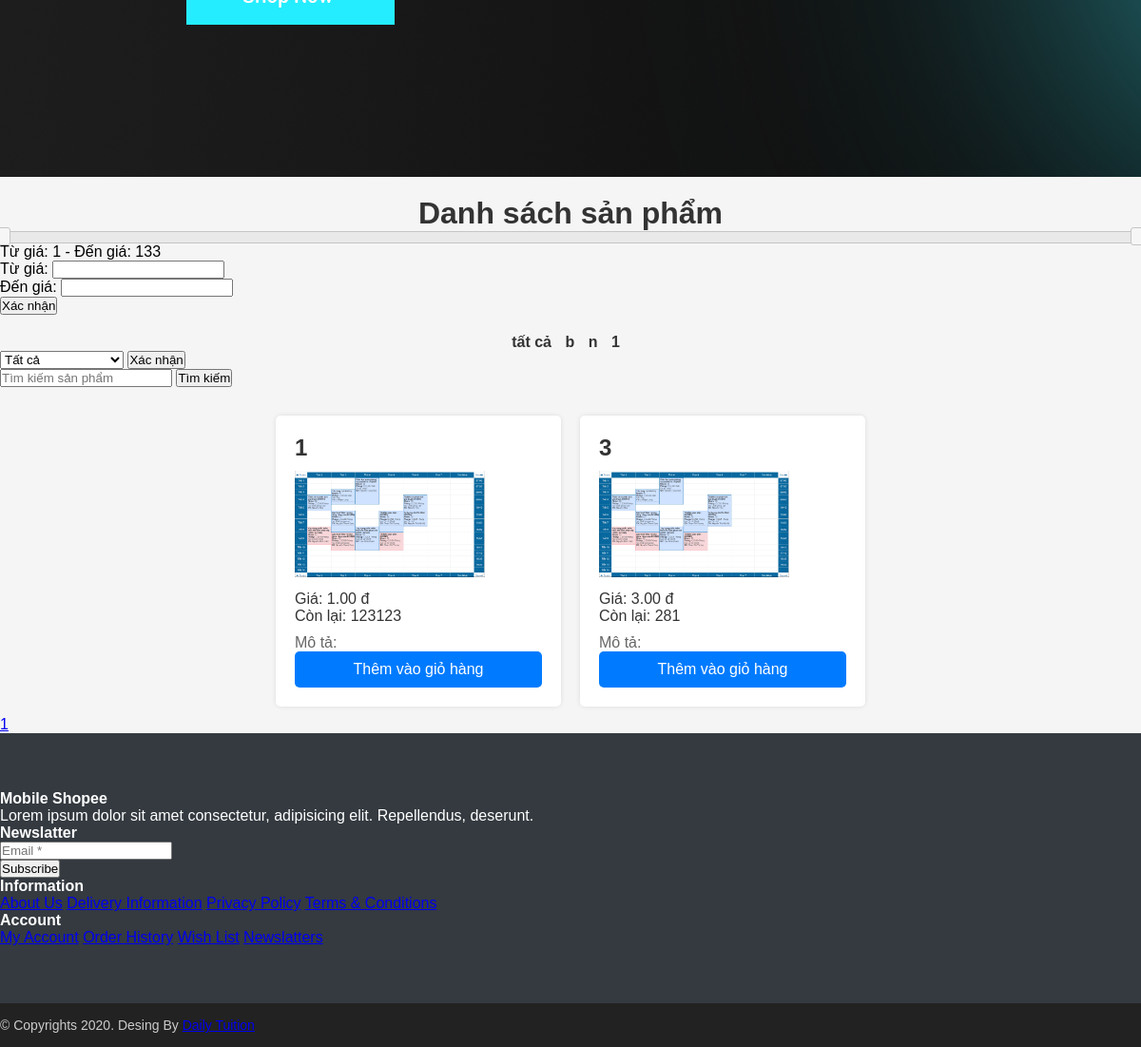
The app's page /user/index.php?ctrl=productControllerUser&action=index&id=5 (lower part), older data.
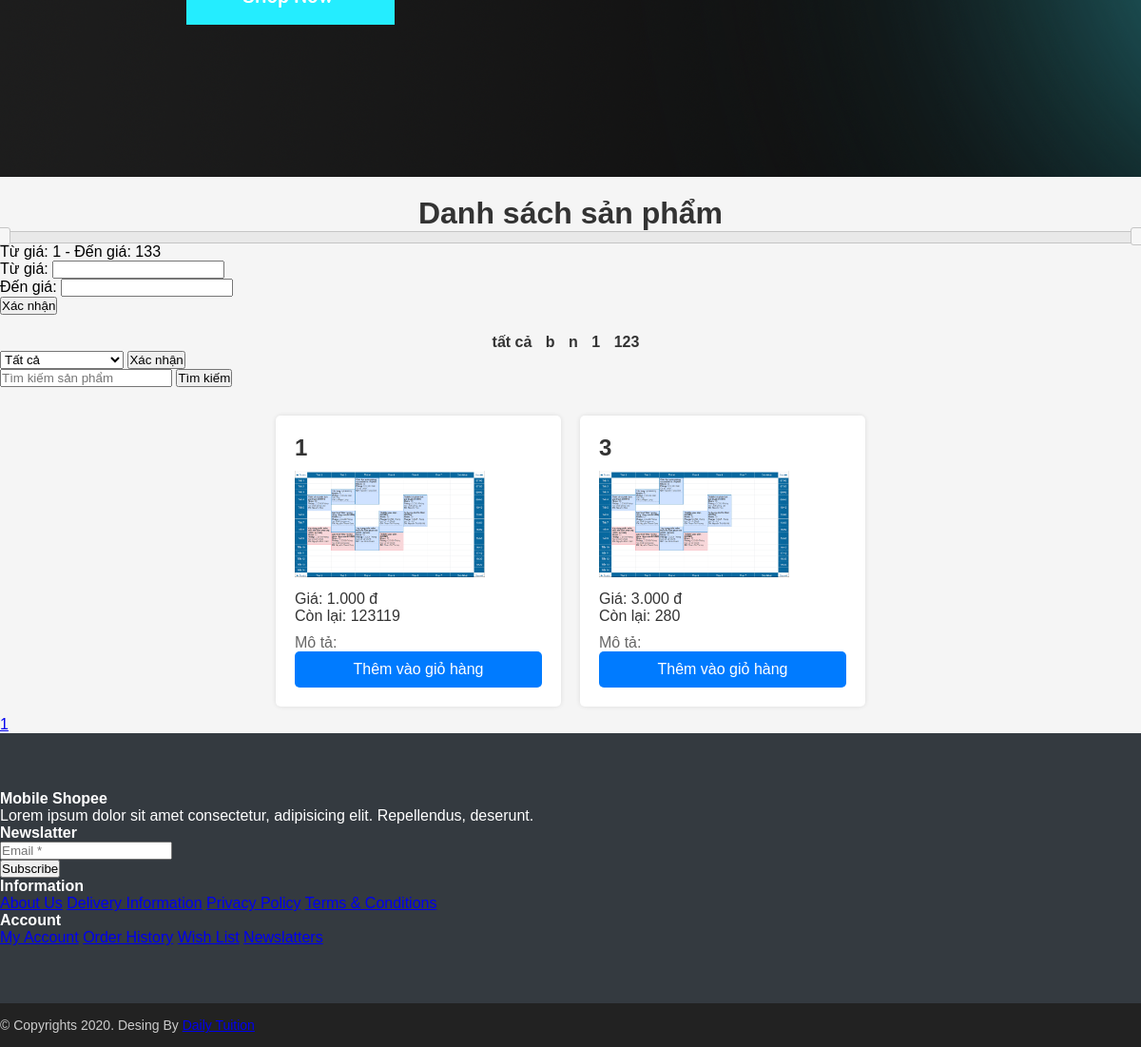
The same page, newer data.
### tables this page shows
CREATE TABLE `danh_muc_san_pham` (
  `id` int(11) NOT NULL,
  `ten` varchar(255) DEFAULT NULL
);

CREATE TABLE `san_pham` (
  `id` int(11) NOT NULL,
  `ten` varchar(255) DEFAULT NULL,
  `anh` varchar(255) DEFAULT NULL,
  `id_danh_muc` int(11) DEFAULT NULL,
  `gia` decimal(10,3) DEFAULT NULL,
  `so_luong` int(11) DEFAULT NULL,
  `mo_ta` text DEFAULT NULL
);

### lib/database.php (called while the page is built, shortened)
<?php
class Database
{
    private $host = "localhost";
    private $username = "root";
    private $password = "";
    private $database = "phonestore";
    private $conn;
    public function __construct()
    {
        $this->conn = $this->connectDB();
    }
    private function connectDB()
    {
        $conn = mysqli_connect($this->host, $this->username, $this->password, $this->database);
        return $conn;
    }
    public function select($query)
    {
        $result = mysqli_query($this->conn, $query);
        if ($result) {
            $data = mysqli_fetch_all($result, MYSQLI_ASSOC);
            return $data;
        } else {
            die(mysqli_error($this->conn));
        }
    }
}

### admin/model/productModel.php (called while the page is built, shortened)
<?php
class ProductModel
{
    private $db;
    public function __construct()
    {
        $this->db = new Database();
    }
    public function getAllProducts()
    {
        $query = "SELECT * FROM san_pham";
        return $this->db->select($query);
    }
    public function getAllCategoriesPR()
    {
        $query = "SELECT * FROM danh_muc_san_pham";
        return $this->db->select($query);
    }
    public function getProductByCategory($id)
    {
        $query = "SELECT * FROM san_pham WHERE id_danh_muc = $id";
        return $this->db->select($query);
    }
}

### user/view/productViewUser.php (the view, shortened to what this page needs)
<!DOCTYPE html>
<html lang="vi">
<head>
    <link rel="stylesheet" href="style/productViewStyle.css">
    <link rel="stylesheet" href="style/SlideStyle.css">
</head>
<body>
    <div id="slideshow">
        <div class="slide-wrapper">
            <div class="slide"><img src="../image/Banner1.png"></div>
        </div>
    </div>
    <h1 class="product-list-title">Danh sách sản phẩm</h1>
    <div id="price_slider"></div>
    <p>Từ giá: <span id="price_min_value"></span> - Đến giá: <span id="price_max_value"></span></p>
    <form action="index.php" method="GET">
        <label for="price_min">Từ giá:</label>
        <input type="number" name="price_min" id="price_min" min="0" required><br>
        <label for="price_max">Đến giá:</label>
        <input type="number" name="price_max" id="price_max" min="0" required><br>
        <input type="submit" value="Xác nhận">
    </form>
    <div class="category-list">
        <ul class="category-items">
            <li class="category-item"><a href="index.php?ctrl=productControllerUser" class="category-link">tất cả</a></li>
            <?php
            if (!empty($categories)) {
                foreach ($categories as $category) {
            ?>
                    <li class="category-item">
                        <a href="index.php?ctrl=productControllerUser&action=index&id=<?php echo $category['id']; ?>" class="category-link">
                            <?php echo $category['ten']; ?>
                        </a>
                    </li>
                <?php
                }
            } else {
                ?>
                <li class="category-item">Không có danh mục nào để hiển thị.</li>
            <?php
            }
            ?>
        </ul>
    </div>
    <form action="index.php" method="GET">
        <select name="action">
            <option value="index">Tất cả</option>
        </select>
        <input type="submit" value="Xác nhận">
    </form>
    <form action="index.php" method="GET">
        <input type="text" name="search" placeholder="Tìm kiếm sản phẩm">
        <input type="submit" value="Tìm kiếm">
    </form>
    <div class="product-list" id="product-list">
        <?php
        if (!empty($products)) {
            foreach ($products as $product) {
        ?>
                <div class="product">
                    <h2 class="product-name"><?php echo $product['ten']; ?></h2>
                    <a href="index.php?ctrl=productControllerUser&action=detail&id=<?php echo $product['id']; ?>" class="product-image-link">
                        <img src="/image/<?php echo $product['anh']; ?>" alt="Hình ảnh sản phẩm" width="200"><br>
                    </a>
                    <p class="product-price">Giá: <?php echo $product['gia']; ?> đ</p>
                    <p class="product-stock">Còn lại: <?php echo $product['so_luong']; ?></p>
                    <p class="product-description">Mô tả: <?php echo $product['mo_ta']; ?></p>
                    <a href="#" class="buy-button" data-product-id="<?php echo $product['id']; ?>"><?php echo $product['so_luong'] > 0 ? 'Thêm vào giỏ hàng' : 'Tạm hết hàng'; ?></a>
                </div>
            <?php
            }
        } else {
            ?>
            <p class="no-products">Không có sản phẩm nào để hiển thị.</p>
        <?php
        }
        ?>
    </div>
    <div class="paginationProduct">
        <?php
        $total_pages = ceil($total_products / $item_per_page);
        $num_links_side = 2;
        for ($i = max(1, $current_page - $num_links_side); $i <= min($current_page + $num_links_side, $total_pages); $i++) {
            echo "<a href='#' page='$i'>$i</a>";
        }
        ?>
    </div>
</body>
</html>

Row changes from the older to the newer data that the page shows:
added danh_muc_san_pham: ten "123"
changed san_pham (number 1 of 2 on the later page): gia "1.00" → "1.000"; so_luong "123123" → "123119"
changed san_pham (number 2 of 2 on the later page): gia "3.00" → "3.000"; so_luong "281" → "280"
